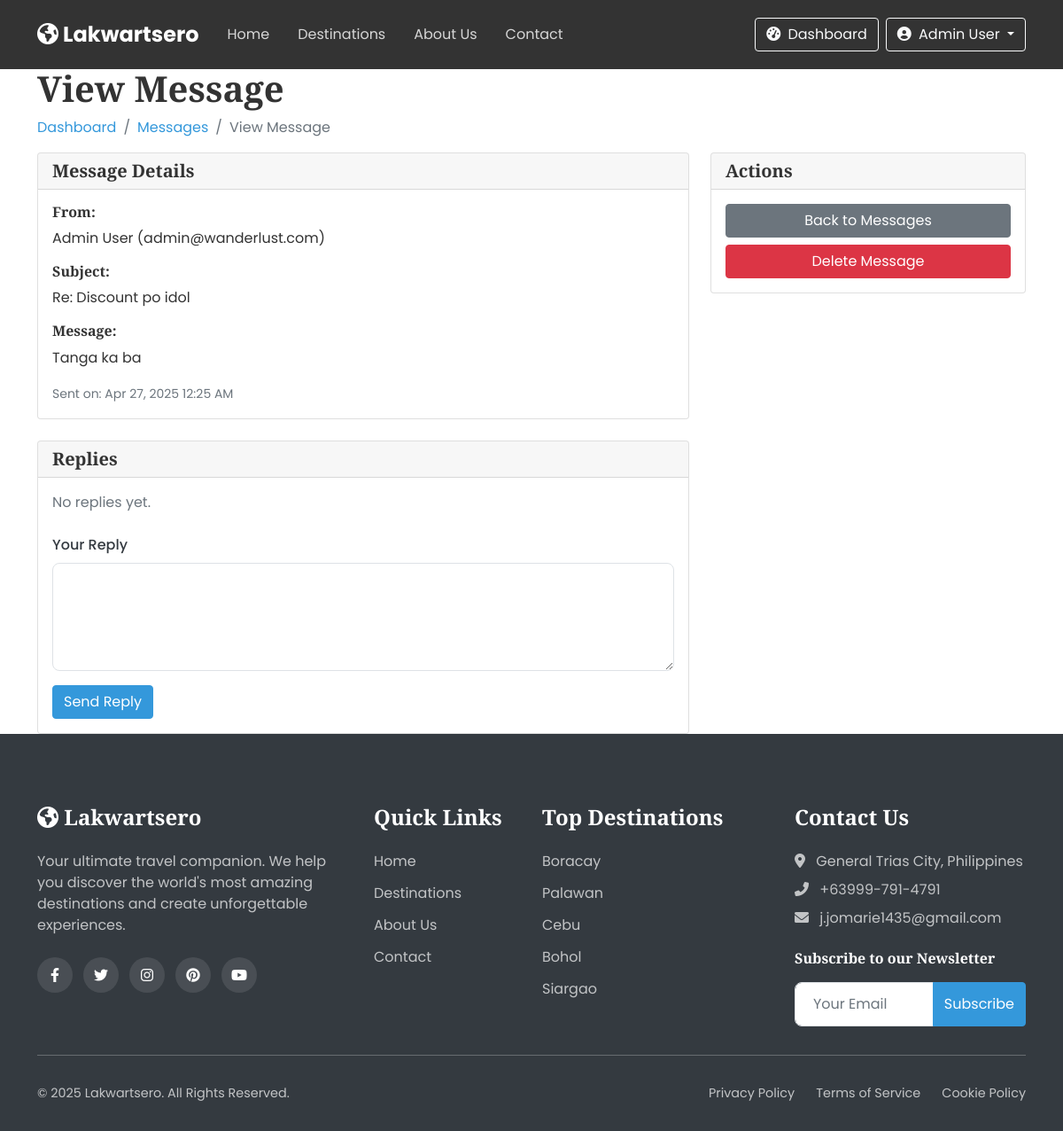
The page /view-message.php?id=12 (signed in) on the database as committed earlier.
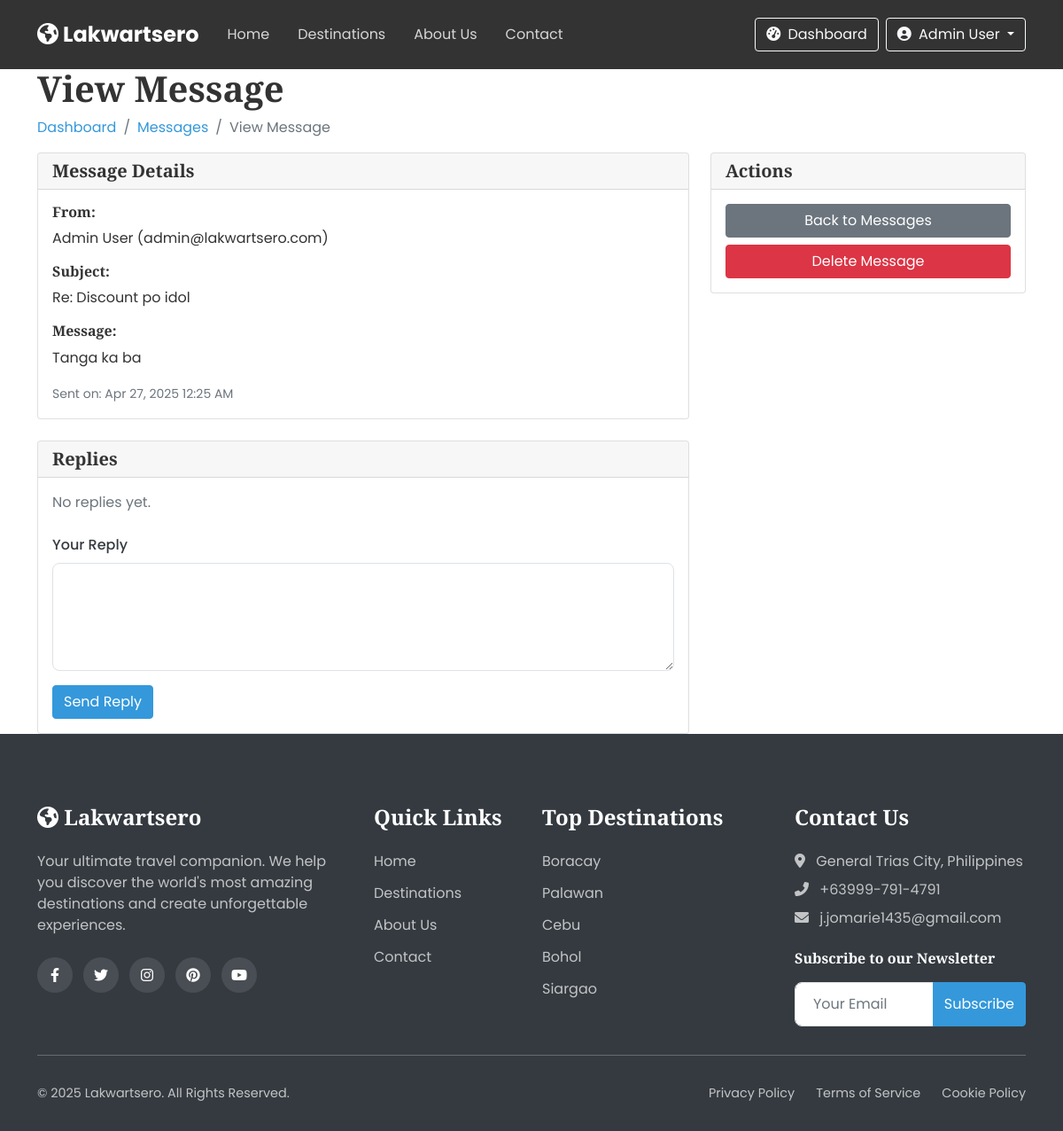
The same page on the database as committed later.
### tables this page shows
CREATE TABLE `messages` (
  `id` int(11) NOT NULL,
  `user_id` int(11) DEFAULT NULL,
  `to_user_id` int(11) DEFAULT NULL,
  `name` varchar(100) NOT NULL,
  `email` varchar(255) DEFAULT NULL,
  `subject` varchar(200) DEFAULT NULL,
  `message` text NOT NULL,
  `status` enum('unread','read','replied') DEFAULT 'unread',
  `created_at` timestamp NOT NULL DEFAULT current_timestamp(),
  `replied_at` timestamp NULL DEFAULT NULL
);

CREATE TABLE `users` (
  `id` int(11) NOT NULL,
  `role_id` int(11) NOT NULL,
  `full_name` varchar(100) NOT NULL,
  `username` varchar(50) NOT NULL,
  `email` varchar(100) NOT NULL,
  `password` varchar(255) NOT NULL,
  `phone` varchar(20) DEFAULT NULL,
  `address` text DEFAULT NULL,
  `profile_img` varchar(255) DEFAULT 'default-user.jpg',
  `created_at` timestamp NOT NULL DEFAULT current_timestamp(),
  `updated_at` timestamp NOT NULL DEFAULT current_timestamp() ON UPDATE current_timestamp(),
  `status` enum('active','inactive','banned') DEFAULT 'active'
);

### view-message.php (the view, shortened to what the changed rows need)
<?php
include 'includes/header.php';
if (isset($_GET['id'])) {
    $messageId = (int)$_GET['id'];
    $sql = "SELECT m.*, u.full_name, u.email FROM messages m
            LEFT JOIN users u ON m.user_id = u.id
            WHERE m.id = ?";
    $stmt = $conn->prepare($sql);
    $stmt->bind_param("i", $messageId);
    $stmt->execute();
    $result = $stmt->get_result();
    $message = $result->fetch_assoc();
} else {
    header("Location: admin-dashboard.php");
    exit();
}
?>
<section class="dashboard-section">
    <div class="container">
        <div class="dashboard-header">
            <h1>View Message</h1>
        </div>
        <div class="row">
            <div class="col-md-8">
                <div class="card mb-4">
                    <div class="card-body">
                        <div class="mb-3">
                            <h6>From:</h6>
                            <p><?php echo htmlspecialchars($message['name']); ?> (<?php echo htmlspecialchars($message['email']); ?>)</p>
                        </div>
                        <div class="mb-3">
                            <h6>Subject:</h6>
                            <p><?php echo htmlspecialchars($message['subject']); ?></p>
                        </div>
                        <div class="mb-3">
                            <h6>Message:</h6>
                            <p><?php echo nl2br(htmlspecialchars($message['message'])); ?></p>
                        </div>
                        <div class="text-muted">
                            <small>Sent on: <?php echo date('M d, Y h:i A', strtotime($message['created_at'])); ?></small>
                        </div>
                    </div>
                </div>
            </div>
        </div>
    </div>
</section>
<?php include 'includes/footer.php'; ?>

Rows that differ between the two databases and show on the page:
changed through a linked row, messages "Admin User": user.email "admin@wanderlust.com" → "admin@lakwartsero.com"
